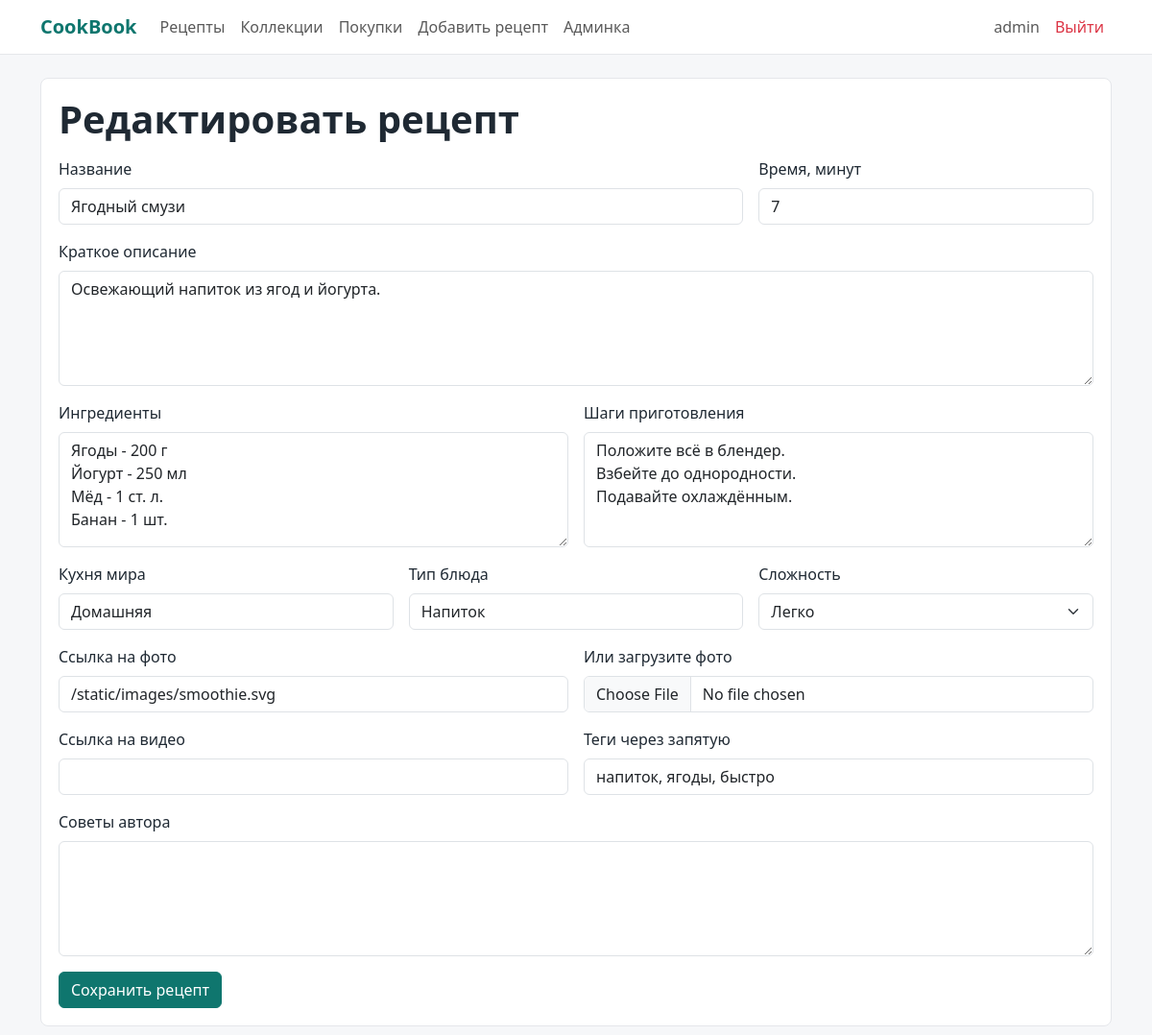
The page /recipe/8/edit (signed in) on the database its author committed.
### data/models.py (models this page shows, shortened)
class User(SqlAlchemyBase, UserMixin):
    __tablename__ = "users"
    id = sa.Column(sa.Integer, primary_key=True, autoincrement=True)
    username = sa.Column(sa.String(80), unique=True, nullable=False)
    name = sa.Column(sa.String(120), nullable=False)
    email = sa.Column(sa.String(120), unique=True, nullable=True)
    phone = sa.Column(sa.String(20), unique=True, nullable=True)
    avatar_url = sa.Column(sa.String(300), nullable=True)
    role = sa.Column(sa.String(20), nullable=False, default="user")
    is_blocked = sa.Column(sa.Boolean, nullable=False, default=False)
    hashed_password = sa.Column(sa.String(250), nullable=False)
    created_date = sa.Column(sa.DateTime, default=dt.datetime.now)
    @property
    def is_admin(self):
        return self.role == "admin"

class Recipe(SqlAlchemyBase):
    __tablename__ = "recipes"
    id = sa.Column(sa.Integer, primary_key=True, autoincrement=True)
    title = sa.Column(sa.String(160), nullable=False, unique=True)
    short_description = sa.Column(sa.String(500), nullable=False)
    ingredients = sa.Column(sa.Text, nullable=False)
    steps = sa.Column(sa.Text, nullable=False)
    tips = sa.Column(sa.Text, nullable=True)
    image_url = sa.Column(sa.String(300), nullable=True)
    video_url = sa.Column(sa.String(300), nullable=True)
    cuisine = sa.Column(sa.String(80), nullable=False)
    dish_type = sa.Column(sa.String(80), nullable=False)
    difficulty = sa.Column(sa.String(30), nullable=False)
    cook_time = sa.Column(sa.Integer, nullable=False)
    tags = sa.Column(sa.String(250), nullable=True)
    status = sa.Column(sa.String(20), nullable=False, default="pending")
    views = sa.Column(sa.Integer, nullable=False, default=0)
    created_date = sa.Column(sa.DateTime, default=dt.datetime.now)
    author_id = sa.Column(sa.Integer, sa.ForeignKey("users.id"), nullable=True)
    author = relationship("User")
    reviews = relationship("Review", back_populates="recipe", cascade="all, delete-orphan")
    collections = relationship("Collection", secondary=collection_recipes, back_populates="recipes")

### main.py (the view, shortened to what this page needs)
@app.route("/recipe/<int:recipe_id>/edit", methods=["GET", "POST"])
@login_required
def edit_recipe(recipe_id):
    db_sess = db_session.create_session()
    recipe = db_sess.get(Recipe, recipe_id)
    if not recipe or (recipe.author_id != current_user.id and not current_user.is_admin):
        abort(403)
    form = RecipeForm(obj=recipe)
    return render_template("recipe_form.html", form=form, title="Редактировать рецепт")

### data/db_session.py (called while the page is built)
def create_session():
    return __factory()

def remove_session():
    if __factory:
        __factory.remove()

### main.py (called while the page is built)
@login_manager.user_loader
def load_user(user_id):
    db_sess = db_session.create_session()
    return db_sess.get(User, int(user_id))

### templates/recipe_form.html (shortened to what this page needs)
{% extends "base.html" %}
{% block content %}
<div class="panel">
    <h1 class="fw-bold mb-3">{{ title }}</h1>
    <form method="post" enctype="multipart/form-data">
        <div class="row g-3">
            <div class="col-md-8">{{ form.title.label(class="form-label") }} {{ form.title(class="form-control", maxlength="160") }}</div>
            <div class="col-md-4">{{ form.cook_time.label(class="form-label") }} {{ form.cook_time(class="form-control", min="1", step="1") }}</div>
            <div class="col-12">{{ form.short_description.label(class="form-label") }} {{ form.short_description(class="form-control", maxlength="500") }}</div>
            <div class="col-md-6">{{ form.ingredients.label(class="form-label") }} {{ form.ingredients(class="form-control", placeholder="Мука - 200 г") }}</div>
            <div class="col-md-6">{{ form.steps.label(class="form-label") }} {{ form.steps(class="form-control", placeholder="Каждый шаг с новой строки") }}</div>
            <div class="col-md-4">{{ form.cuisine.label(class="form-label") }} {{ form.cuisine(class="form-control", maxlength="80") }}</div>
            <div class="col-md-4">{{ form.dish_type.label(class="form-label") }} {{ form.dish_type(class="form-control", maxlength="80") }}</div>
            <div class="col-md-4">{{ form.difficulty.label(class="form-label") }} {{ form.difficulty(class="form-select") }}</div>
            <div class="col-md-6">{{ form.image_url.label(class="form-label") }} {{ form.image_url(class="form-control", maxlength="300") }}</div>
            <div class="col-md-6">{{ form.image_file.label(class="form-label") }} {{ form.image_file(class="form-control") }}</div>
            <div class="col-md-6">{{ form.video_url.label(class="form-label") }} {{ form.video_url(class="form-control", maxlength="300") }}</div>
            <div class="col-md-6">{{ form.tags.label(class="form-label") }} {{ form.tags(class="form-control", maxlength="250") }}</div>
            <div class="col-12">{{ form.tips.label(class="form-label") }} {{ form.tips(class="form-control") }}</div>
        </div>
        {{ form.submit(class="btn btn-teal mt-3") }}
    </form>
</div>
{% endblock %}

### templates/base.html (shortened to what this page needs)
<!doctype html>
<html lang="ru">
<head>
    <link href="https://cdn.jsdelivr.net/npm/bootstrap@5.3.3/dist/css/bootstrap.min.css" rel="stylesheet">
</head>
<body>
<nav class="navbar navbar-expand-lg bg-white sticky-top no-print">
    <div class="container">
        <a class="navbar-brand brand" href="{{ url_for('index') }}">CookBook</a>
        <div class="collapse navbar-collapse" id="nav">
            <ul class="navbar-nav me-auto">
                <li class="nav-item"><a class="nav-link" href="{{ url_for('index') }}">Рецепты</a></li>
                {% if current_user.is_authenticated %}
                    <li class="nav-item"><a class="nav-link" href="{{ url_for('collections') }}">Коллекции</a></li>
                    <li class="nav-item"><a class="nav-link" href="{{ url_for('shopping') }}">Покупки</a></li>
                    <li class="nav-item"><a class="nav-link" href="{{ url_for('create_recipe') }}">Добавить рецепт</a></li>
                    {% if current_user.is_admin %}<li class="nav-item"><a class="nav-link" href="{{ url_for('admin') }}">Админка</a></li>{% endif %}
                {% endif %}
            </ul>
            <ul class="navbar-nav">
                {% if current_user.is_authenticated %}
                    <li class="nav-item"><a class="nav-link" href="{{ url_for('profile') }}">{{ current_user.username }}</a></li>
                    <li class="nav-item"><a class="nav-link text-danger" href="{{ url_for('logout') }}">Выйти</a></li>
                {% else %}
                    <li class="nav-item"><a class="nav-link" href="{{ url_for('login') }}">Войти</a></li>
                    <li class="nav-item"><a class="btn btn-teal ms-lg-2" href="{{ url_for('register') }}">Регистрация</a></li>
                {% endif %}
            </ul>
        </div>
    </div>
</nav>
<main class="container py-4">
    {% block content %}{% endblock %}
</main>
</body>
</html>

### templates/base.html (style rules this page uses)
body { background: #f6f7f9; color: #1f2933; }
.navbar { border-bottom: 1px solid #e5e7eb; }
.brand { color: #0f766e !important; font-weight: 800; }
.panel { background: white; border: 1px solid #e5e7eb; border-radius: 8px; padding: 18px; }
.btn-teal { background: #0f766e; border-color: #0f766e; color: white; }
textarea.form-control { min-height: 120px; }

### rows shown on the page
User: username "admin"
Recipe: title "Ягодный смузи", cook_time "7", short_description "Освежающий напиток из ягод и йогурта.", ingredients "Ягоды - 200 г Йогурт - 250 мл Мёд - 1 ст. л. Банан - 1 шт.", steps "Положите всё в блендер. Взбейте до однородности. Подавайте охлаждённым.", cuisine "Домашняя", dish_type "Напиток", difficulty "Легко", image_url "/static/images/smoothie.svg", tags "напиток, ягоды, быстро"

### other values the page prints
{{ title }} "Редактировать рецепт"
